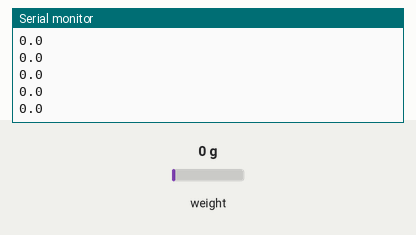
Bench run of a sketch on a simulated Arduino Uno, built with avr-gcc and run on an emulated ATmega328P. Parts: the last lines printed to the serial monitor. The test bench sets the inputs (shaded band); at power-on: weight on the scale 0 g.

Above: at 2.2 s.
2.3 s: weight on the scale set to 100 g
At 2.31 s:
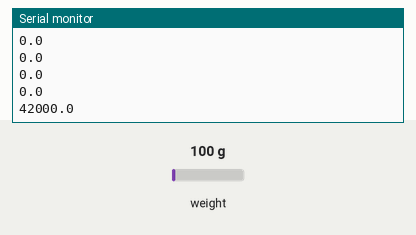
3.8 s: weight on the scale set to 1250 g
At 3.82 s:
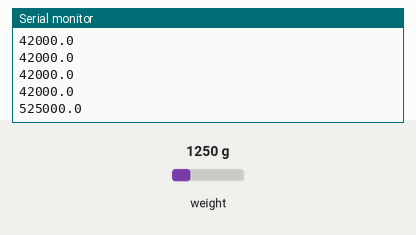
Timing chart, 0 to 6.8 s (numbered marks = the images above; inputs shaded):
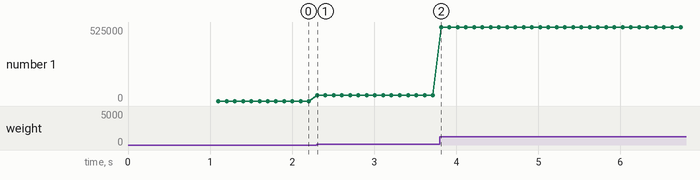

The sketch:

WEight2.ino
```cpp
// (licence header left out)
#include "HX711.h"

#define calibration_factor -7050.0 //This value is obtained using the SparkFun_HX711_Calibration sketch

#define DOUT  3
#define CLK  2

HX711 scale;

void setup() {
  Serial.begin(9600);
//  Serial.println("HX711 scale demo");


  scale.begin(DOUT, CLK);
//  scale.set_scale(-26760); //This value is obtained by using the SparkFun_HX711_Calibration sketch
  scale.tare(); //Assuming there is no weight on the scale at start up, reset the scale to 0

//  Serial.println("Readings:");
}

void loop() {
//  Serial.print("Reading: ");
  Serial.println(scale.get_units(1), 1); //scale.get_units() returns a float
//    Serial.println(scale.read());
//  Serial.print(" lbs"); //You can change this to kg but you'll need to refactor the calibration_factor
//  Serial.println();
//    delay(10);
}
```

Measured:
- after the input at 2.3 s, the serial monitor: prints a new line at once (image 1)
- after the input at 3.8 s, the serial monitor: prints a new line at once (image 2)
- plotted number 1: 0 → 42000 after the input at 2.3 s, 42000 → 525000 after the input at 3.8 s
